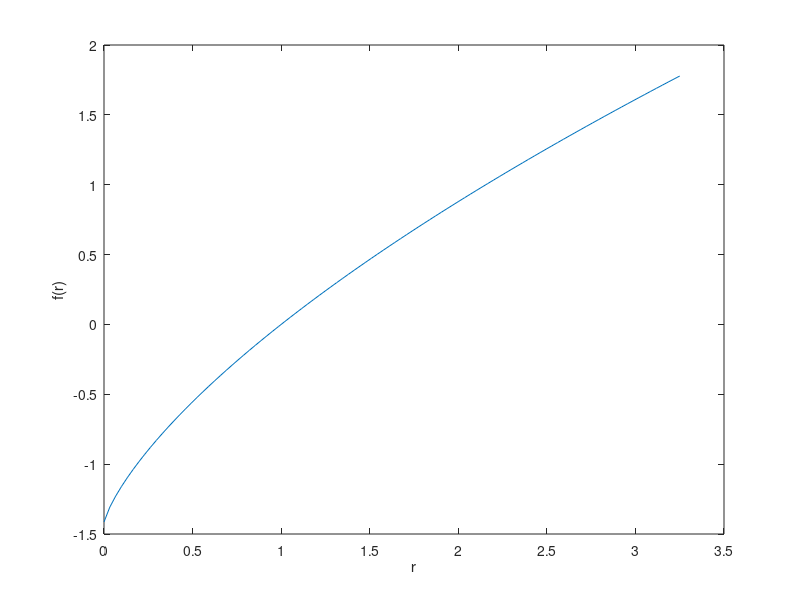
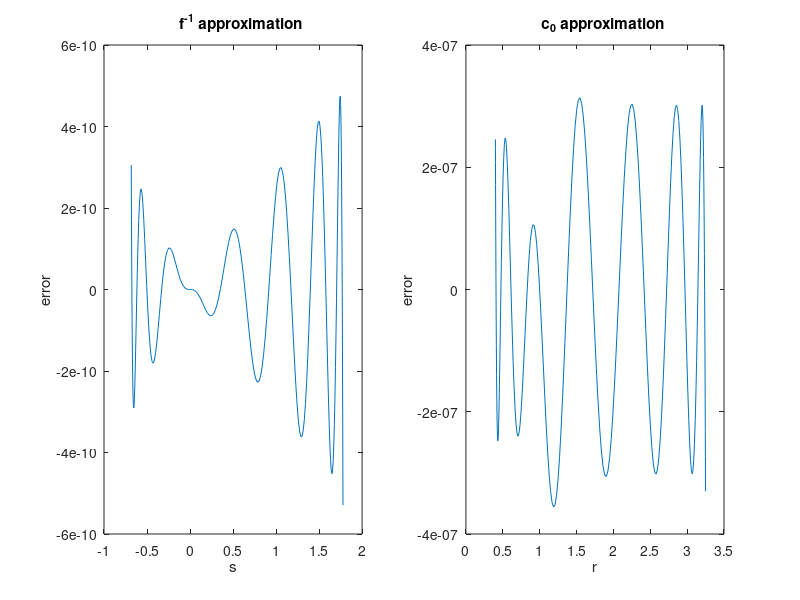

Write MATLAB code to recreate these figures, in order. (Note: a time limit stopped this script after it produced the figures.)
%
% this routine produces various polynomial approximations
%

function approx()

close all;
clear all;

%
% set extent of central region in which approximations are defined
%

rhi = 3.25;
rlo = 0.4;

slo = sqrt(2*(1-rlo + rlo.*log(rlo))) .* sign(rlo-1);
shi = sqrt(2*(1-rhi + rhi.*log(rhi))) .* sign(rhi-1);

file = ' ';
file = char(file,'//  use polynomial approximations in central region',' ');
file = char(file,sprintf('    if ( (s>%10.7gf) && (s<%8.7gf) ) {',slo,shi));
disp(file)

%
% plot f(r)
%

r = linspace(0.0001, rhi);
y = sqrt(2*(1-r + r.*log(r))) .* sign(r-1);
figure(1)
pos=get(gcf,'pos'); pos(3:4)=pos(3:4).*[1.0 0.6]; set(gcf,'pos',pos);
plot(r,y)
xlabel('r'); ylabel('f(r)')

print('-deps2','approx1.eps')

%%%%%%%%%%%%%%%%%%%%%%%%%%%%%%%%%%%%%%%%%%%%%%%%%%%%%%
%
% first, approximate f^{-1}
%
%%%%%%%%%%%%%%%%%%%%%%%%%%%%%%%%%%%%%%%%%%%%%%%%%%%%%%

th  = pi*(0.5 + 0:199)'/200;
r   = 0.5*(rhi+rlo) - 0.5*(rhi-rlo)*cos(th);
y   = sqrt(2*(1-r + r.*log(r))) .* sign(r-1);
s   = (r-1)./y;

%
% least-squares polynomial fit with diagonal weighting
%

degree = 14;

D = diag(1./s);
A = zeros(length(y),degree+1);
for deg = 0:degree
  A(:,degree+1-deg) = y.^deg;
end

A = A(:,2:end-2);
p1 = ((D*A)\(D*(s-1-y/6)))'; % subtract out leading order behaviour
p1 = [p1 1/6 1];             % add back in leading order behaviour
s2 = polyval(p1,y);
p1 = [p1 0];

%
% plot error
%

figure(2)
pos=get(gcf,'pos'); pos(3:4)=pos(3:4).*[1.0 0.6]; set(gcf,'pos',pos);

subplot(1,2,1)
plot(y,y.*(s-s2))
xlabel('s'); ylabel('error'); title('    f^{-1} approximation')

%
% output polynomial approximation
%

file = ' ';
file = char(file,'//  polynomial approximation to f^{-1}(s) - 1',' ');
file = char(file,sprintf('      rm =%16.9gf;',p1(1)));

%for deg = 1:degree
%  file = char(file,sprintf('      rm =%16.9gf + rm*s;',p1(deg+1)));
%end

for deg = 1:degree-2
  file = char(file,sprintf('      rm =%16.9gf + rm*s;',p1(deg+1)));
end
file = char(file,'      rm =             s + s*(rm*s);');

disp(file)


%%%%%%%%%%%%%%%%%%%%%%%%%%%%%%%%%%%%%%%%%%%%%%%%%%%%%%
%
% second, approximate c_0(r)
%
%%%%%%%%%%%%%%%%%%%%%%%%%%%%%%%%%%%%%%%%%%%%%%%%%%%%%%

th  = pi*(0.5 + 0:199)'/200;
r   = 0.5*(rhi+rlo) - 0.5*(rhi-rlo)*cos(th);
y   = sqrt(2*(1-r + r.*log(r))) .* sign(r-1);
c   = log(y.*sqrt(r)./(r-1)) ./ log(r);

%
% least-squares polynomial fit with diagonal weighting
%

degree = 12;

D = diag(1./r.^0.5);
A = zeros(length(r),degree);
for deg = 1:degree
  A(:,degree+1-deg) = (r-1).^deg;
end

p2 = ((D*A)\(D*(c-1/3)))'; % subtract out leading order behaviour
p2 = [p2 1/3];             % add back in leading order behaviour

c2 = polyval(p2,r-1);

%
% plot error
%

subplot(1,2,2)
plot(r,c-c2); 
xlabel('r'); ylabel('error'); title('    c_0 approximation')

print('-deps2','approx2.eps')

%
% output polynomial approximation
%

file = ' ';
file = char(file,'//  polynomial approximation to correction c0(r)',' ');
% file = char(file,sprintf('      rm = r - 1f;'));
file = char(file,sprintf('      t  = %16.9gf;',p2(1)));

for deg = 1:degree
  file = char(file,sprintf('      t  = %16.9gf + t*rm;',p2(deg+1)));
end

disp(file)


%%%%%%%%%%%%%%%%%%%%%%%%%%%%%%%%%%%%%%%%%%%%%%%%%%%%%%
%
% third, additional O(1/lam) correction
%
%%%%%%%%%%%%%%%%%%%%%%%%%%%%%%%%%%%%%%%%%%%%%%%%%%%%%%

xs = [10 10.5 11 12 13 16 20 50 80 100];

degree = 10;

D = eye(1000*length(xs));
A = zeros(1000*length(xs),degree+1);
c = zeros(1000*length(xs),1);

for k = 1:length(xs)
  x = xs(k);

  lam_min = x/rhi;
  lam_max = x/rlo;

  lam = linspace(lam_min,lam_max,1000);
  w   = zeros(size(lam));
  x3  = zeros(size(lam));
  
%
% for accuracy in tails, need to select correct variant
%

  upper = find(x<lam);
  w(upper) = norminv(gammainc(lam(upper),x,'upper'));
  lower = find(x>=lam);
  w(lower) = -norminv(gammainc(lam(lower),x,'lower'));

%
% use Newton iteration to find rm
%

  s  = w./sqrt(lam);
  rm = finv(s);
  c0 = log(s.*sqrt(1+rm)./rm) ./ log(1+rm);
  x2 = lam + lam.*rm;

%
% full correction of leading order error
%
  t = abs(rm)<0.0001;
  x3(t)  = x2(t) + 1/3 - rm(t)/36;
  x3(~t) = x2(~t) + c0(~t);

  c(1000*(k-1)+1:1000*k) = (x - x3)';
  D(1000*(k-1)+1:1000*k,1000*(k-1)+1:1000*k) = ...
       diag((1:1000).^(-0.75).*(1000:-1:1).^(-0.25));

  for deg = 0:degree
    A(1000*(k-1)+1:1000*k,degree+1-deg) = rm.^deg ./ lam;
  end
end

%
% compute polynomial approximation
%

p3 = ((D*A)\(D*c))';

file = ' ';
file = char(file,'//  O(1/lam) correction',' ');
% file = char(file,sprintf('      rm = r - 1f;'));
file = char(file,sprintf('      x  = %16.9gf;',p3(1)));

for deg = 1:degree
  file = char(file,sprintf('      x  = %16.9gf + x*rm;',p3(deg+1)));
end

disp(file)

%%%%%%%%%%%%%%%%%%%%%%%%%%%%%%%%%%%%%%%%%%%%%%%%%%%%%%
%
% final validation -- part 1
%
%%%%%%%%%%%%%%%%%%%%%%%%%%%%%%%%%%%%%%%%%%%%%%%%%%%%%%

figure(3)
pos=get(gcf,'pos'); pos(3:4)=pos(3:4).*[1.0 0.6]; set(gcf,'pos',pos);

xs  = [10 100 exp(linspace(log(10),log(1000),2000))];
err = zeros(size(xs));

for k = 1:length(xs)
  x = xs(k);
  
% double precision range
  lam_min = max([gammaincinv(1e-16, x,'lower') x/rhi 4]);
  lam_max = min([gammaincinv(1e-300,x,'upper') x/rlo]);

% single precision range
  lam_min = max([gammaincinv(1e-7, x,'lower') x/rhi 4]);
  lam_max = min([gammaincinv(1e-38,x,'upper') x/rlo]);

  lam = linspace(lam_min,lam_max,1000);
  w   = zeros(size(lam));

  upper = find(x<lam);
  w(upper) = norminv(gammainc(lam(upper),x,'upper'));
  lower = find(x>=lam);
  w(lower) = -norminv(gammainc(lam(lower),x,'lower'));

  rm = polyval(p1,w./sqrt(lam));

  x2 = lam.*(1+rm) + polyval(p2,rm) + polyval(p3,rm)./lam;

  if k<=2
    subplot(1,2,k)
    plot(lam,x2-x)
    title(['$x = ' num2str(x) '$'],'interpreter','latex')
    xlabel('$\lambda$','interpreter','latex'); ylabel('error')
  else
    err(k) = max(abs(x2-x));
  end
end

print('-deps2','approx3.eps')

figure(4)
pos=get(gcf,'pos'); pos(3:4)=pos(3:4).*[1.0 0.6]; set(gcf,'pos',pos);
semilogx(xs(3:end),err(3:end));
xlabel('$x$','interpreter','latex')
ylabel('maximum error')
%axis([1e1 4e3 0 1e-4])

print('-deps2','approx4.eps')


%%%%%%%%%%%%%%%%%%%%%%%%%%%%%%%%%%%%%%%%%%%%%%%%%%%%%%
%
% final validation -- part 2
%
%%%%%%%%%%%%%%%%%%%%%%%%%%%%%%%%%%%%%%%%%%%%%%%%%%%%%%

figure(5)
pos=get(gcf,'pos'); pos(3:4)=pos(3:4).*[1.0 1.0]; set(gcf,'pos',pos);

xs  = [10 100 exp(linspace(log(10),log(1000),1000))];
err = zeros(size(xs));

for k = 1:length(xs)
  x  = xs(k);

% double precision range

% brute force search for lam_min because gammaincinv fails

  lam_min = x;
  fac     = 2;
  for kount = 1:20
     while(gammainc(lam_min/fac,x,'lower')>1e-300)
       lam_min = lam_min/fac;
     end
     fac = sqrt(fac);
  end
  lam_min = max(4,lam_min);

%  lam_min = max(4, gammaincinv(eps(0.5),x,'lower'));
  lam_max =        gammaincinv(1e-300,x,'upper');

% single precision range
%  lam_min = max(4, gammaincinv(6.e-8,x,'lower'));
%  lam_max =        gammaincinv(1e-38,x,'upper');

  lam = linspace(lam_min,lam_max,1000);
  w   = zeros(size(lam));

  upper = find(x<lam);
  w(upper) = norminv(gammainc(lam(upper),x,'upper'));
  lower = find(x>=lam);
  w(lower) = -norminv(gammainc(lam(lower),x,'lower'));

  s  = w./sqrt(lam);
  rm = finv(s);
  c0 = log(s.*sqrt(1+rm)./rm) ./ log(1+rm);
  x1 = lam+lam.*rm;

  t = abs(rm)<0.0001;
  x1(t)  = x1(t) + 1/3 - rm(t)/36;
  x1(~t) = x1(~t) + c0(~t);

%  x2 = x1 - (8/405)*(1+0.025)./(x1+0.025*lam);

  x2 = x1 - 0.0218./(x1+0.065*lam);

  if k<=2
    subplot(2,2,k)
    plot(lam,x1-x)
    title(['x = ' num2str(x)])
    xlabel('$\lambda$','interpreter','latex'); ylabel('error 1')
    subplot(2,2,k+2)
    plot(lam,x2-x)
    xlabel('$\lambda$','interpreter','latex'); ylabel('error 2')
  else
    err1(k) = max(abs(x1-x));
    err2(k) = max(abs(x2-x));
  end
end

print('-deps2','approx5.eps')

figure(6)
pos=get(gcf,'pos'); pos(3:4)=pos(3:4).*[1.0 0.6]; set(gcf,'pos',pos);
loglog(xs(3:end),err1(3:end),'-k',xs(3:end),err2(3:end),'-.k');
xlabel('$x$','interpreter','latex')
ylabel('maximum error')
legend('error 1','error 2')
%axis([100 1e4 0 0.002])
%axis([10 1e4 0 0.0025])

print('-deps2','approx6.eps')

end


%%%%%%%%%%%%%%%%%%%%%%%%%%%%%%%%%%%%%%%%%%%%%%%%%%%%%%%%%%%%%%%%%%%
%
% Newton iteration to calculate f^{-1}(s) - 1
%
%%%%%%%%%%%%%%%%%%%%%%%%%%%%%%%%%%%%%%%%%%%%%%%%%%%%%%%%%%%%%%%%%%%

function rm = finv(s)

t     = (s > -sqrt(2));
r(~t) = 0;
r(t)  = max(0.1,1+s(t));
t     = t & (s~=0);

while (sum(t)>0)
  r_old = r;
  logr  = log(r(t));
  f = sqrt(2*(1 - r(t) + r(t).*logr)) .* sign(r(t)-1);
  r(t) = r_old(t) - (f-s(t)).*f./logr;
  r(t) = max(r(t), 0.1*r_old(t));
  t = abs(r-r_old)>1e-10;
end

rm = r-1;

end
